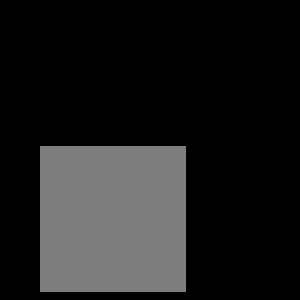
Frame 1 (no input)
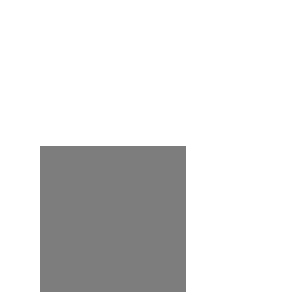
Frame 60 (the mouse pressed at the canvas centre just before this capture)
Frame 120 (the mouse held since frame 60 and released just before this capture): identical to frame 1, image omitted

The Processing sketch that drew these frames (run headless with seeded random() and noise(); from frame 60 on, the mouse is pressed at the canvas centre):

// Processing sketch: Quadrado_IF_ELSE
// ── Quadrado_IF_ELSE.pde
int cor;
int x, y, larg;

void setup(){
  size(300, 300);
  noStroke();
  frameRate(60);
  larg = int(random(50, 200));
  x = int(random(0, width - larg));
  y = int(random(0, height - larg));
}

void draw(){
  background(cor);
  fill(125);
  square(x, y, larg);
  if(mouseX > x && mouseX < (x + larg) && mouseY > y && mouseY < (y + larg)){
    cor = 0;
  }
   else{
    cor = 255;
  }
}
